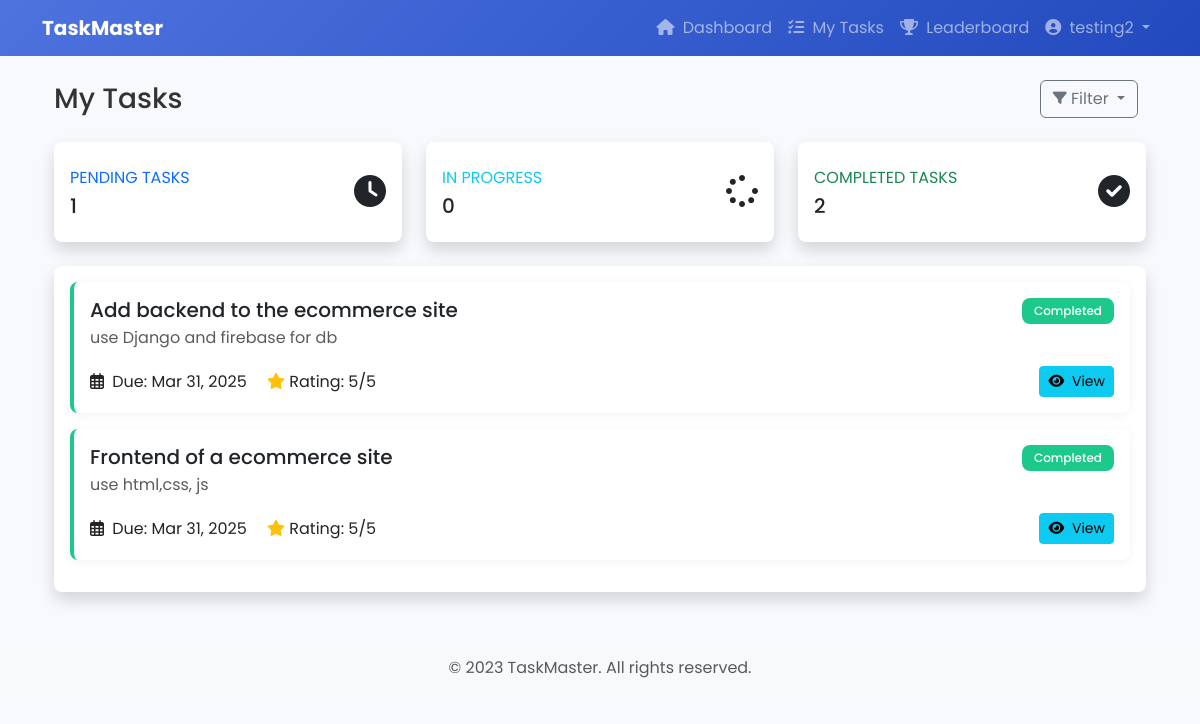
Page /my-tasks/?status=completed (signed in) on the committed database.
### myapp/models.py (models this page shows, shortened)
class CustomUser(AbstractUser):
    is_admin = models.BooleanField(default=False)
    points = models.IntegerField(default=0)
    rewards = models.IntegerField(default=0)

class Task(models.Model):
    STATUS_CHOICES = [
        ('pending', 'Pending'),
        ('in_progress', 'In Progress'),
        ('completed', 'Completed'),
        ('verified', 'Verified'),
    ]
    title = models.CharField(max_length=200)
    description = models.TextField()
    created_by = models.ForeignKey(CustomUser, on_delete=models.CASCADE, related_name='created_tasks')
    assigned_to = models.ForeignKey(CustomUser, on_delete=models.CASCADE, related_name='assigned_tasks')
    created_at = models.DateTimeField(auto_now_add=True)
    updated_at = models.DateTimeField(auto_now=True)
    due_date = models.DateTimeField()
    status = models.CharField(max_length=20, choices=STATUS_CHOICES, default='pending')
    rating = models.IntegerField(
        null=True,
        blank=True,
        validators=[MinValueValidator(1), MaxValueValidator(5)]
    )
    admin_notes = models.TextField(null=True, blank=True)
    tracker = FieldTracker()  # For tracking field changes

### myapp/views.py (the view)
# urls.py: path('my-tasks/', user_tasks, name='user_tasks'),
@login_required
def user_tasks(request):
    user = request.user
    tasks = user.assigned_tasks.all().order_by('due_date')
    status_filter = request.GET.get('status')
    if status_filter and status_filter != 'all':
        if status_filter == 'completed':
            tasks = tasks.filter(status__in=['completed', 'verified'])
        else:
            tasks = tasks.filter(status=status_filter)
    task_counts = {
        'pending': user.assigned_tasks.filter(status='pending').count(),
        'in_progress': user.assigned_tasks.filter(status='in_progress').count(),
        'completed': user.assigned_tasks.filter(status__in=['completed', 'verified']).count(),
    }
    context = {
        'tasks': tasks,
        'task_counts': task_counts,
        'user': user,
        'status_filter': status_filter if status_filter else 'all'
    }
    return render(request, 'myapp/user_tasks.html', context)

### myapp/templates/myapp/user_tasks.html (shortened to what this page needs)
{% extends "myapp/base_user.html" %}
{% load static %}
{% block content %}
<div class="container-fluid">
    <div class="d-flex justify-content-between align-items-center mb-4">
        <h1 class="h3 mb-0 text-gray-800">My Tasks</h1>
        <div class="d-flex">
            <div class="dropdown me-2">
                <button class="btn btn-outline-secondary dropdown-toggle" type="button"
                        id="filterDropdown" data-bs-toggle="dropdown" aria-expanded="false">
                    <i class="fas fa-filter fa-sm"></i> Filter
                </button>
            </div>
        </div>
    </div>
    <div class="row">
        <div class="col-md-4 mb-4">
            <div class="card border-left-primary shadow h-100 py-2">
                <div class="card-body">
                    <div class="row no-gutters align-items-center">
                        <div class="col mr-2">
                            <div class="text-xs font-weight-bold text-primary text-uppercase mb-1">
                                Pending Tasks</div>
                            <div class="h5 mb-0 font-weight-bold text-gray-800">{{ task_counts.pending }}</div>
                        </div>
                        <div class="col-auto">
                            <i class="fas fa-clock fa-2x text-gray-300"></i>
                        </div>
                    </div>
                </div>
            </div>
        </div>
        <div class="col-md-4 mb-4">
            <div class="card border-left-info shadow h-100 py-2">
                <div class="card-body">
                    <div class="row no-gutters align-items-center">
                        <div class="col mr-2">
                            <div class="text-xs font-weight-bold text-info text-uppercase mb-1">
                                In Progress</div>
                            <div class="h5 mb-0 font-weight-bold text-gray-800">{{ task_counts.in_progress }}</div>
                        </div>
                        <div class="col-auto">
                            <i class="fas fa-spinner fa-2x text-gray-300"></i>
                        </div>
                    </div>
                </div>
            </div>
        </div>
        <div class="col-md-4 mb-4">
            <div class="card border-left-success shadow h-100 py-2">
                <div class="card-body">
                    <div class="row no-gutters align-items-center">
                        <div class="col mr-2">
                            <div class="text-xs font-weight-bold text-success text-uppercase mb-1">
                                Completed Tasks</div>
                            <div class="h5 mb-0 font-weight-bold text-gray-800">{{ task_counts.completed }}</div>
                        </div>
                        <div class="col-auto">
                            <i class="fas fa-check-circle fa-2x text-gray-300"></i>
                        </div>
                    </div>
                </div>
            </div>
        </div>
    </div>
    <div class="card shadow mb-4">
        <div class="card-body">
            {% if tasks %}
                {% for task in tasks %}
                <div class="task-card mb-3 p-3 task-{{ task.status }}">
                    <div class="d-flex justify-content-between align-items-start mb-2">
                        <div>
                            <h5 class="mb-1">{{ task.title }}</h5>
                            <p class="text-muted mb-2">{{ task.description|truncatechars:120 }}</p>
                        </div>
                        <span class="task-status status-{{ task.status }}">
                            {{ task.get_status_display }}
                        </span>
                    </div>
                    <div class="d-flex justify-content-between align-items-center">
                        <div>
                            <span class="task-due {% if task.is_overdue %}overdue{% endif %}">
                                <i class="far fa-calendar-alt me-1"></i>
                                Due: {{ task.due_date|date:"M d, Y" }}
                            </span>
                            {% if task.rating %}
                            <span class="ms-3">
                                <i class="fas fa-star text-warning"></i>
                                Rating: {{ task.rating }}/5
                            </span>
                            {% endif %}
                        </div>
                        <div class="task-actions">
                            <button class="btn btn-sm btn-info view-task-btn"
                                    data-task-id="{{ task.id }}"
                                    data-task-title="{{ task.title }}"
                                    data-task-description="{{ task.description }}"
                                    data-task-status="{{ task.status }}"
                                    data-task-status-display="{{ task.get_status_display }}"
                                    data-task-assigned-to="{{ task.assigned_to.username }}"
                                    data-task-created="{{ task.created_at|date:'M d, Y H:i' }}"
                                    data-task-due="{{ task.due_date|date:'M d, Y H:i' }}"
                                    data-task-rating="{{ task.rating|default:0 }}"
                                    data-task-is-overdue="{% if task.is_overdue %}true{% else %}false{% endif %}"
                                    data-start-url="{% url 'start_task' task.id %}"
                                    data-complete-url="{% url 'complete_task' task.id %}">
                                <i class="fas fa-eye me-1"></i> View
                            </button>
                        </div>
                    </div>
                </div>
                {% endfor %}
            {% else %}
                <div class="text-center py-5">
                    <i class="fas fa-tasks fa-3x text-gray-300 mb-3"></i>
                    <h5 class="text-gray-500">No tasks assigned</h5>
                    <p>You don't have any tasks assigned to you yet.</p>
                </div>
            {% endif %}
        </div>
    </div>
</div>
{% endblock %}

### myapp/templates/myapp/base_user.html (shortened to what this page needs)
{% load static %}
<!DOCTYPE html>
<html lang="en">
<head>
    <link href="https://cdn.jsdelivr.net/npm/bootstrap@5.3.0/dist/css/bootstrap.min.css" rel="stylesheet">
    <link rel="stylesheet" href="https://cdnjs.cloudflare.com/ajax/libs/font-awesome/6.0.0/css/all.min.css">
    <link rel="stylesheet" href="{% static 'css/user.css' %}">
</head>
<body>
    <nav class="navbar navbar-expand-lg navbar-dark bg-gradient-primary">
        <div class="container">
            <a class="navbar-brand fw-bold" href="{% url 'user_dashboard' %}">TaskMaster</a>
            <div class="collapse navbar-collapse" id="navbarNav">
                <ul class="navbar-nav ms-auto">
                    <li class="nav-item">
                        <a class="nav-link" href="{% url 'user_dashboard' %}">
                            <i class="fas fa-home me-1"></i> Dashboard
                        </a>
                    </li>
                    <li class="nav-item">
                        <a class="nav-link" href="{% url 'user_tasks' %}">
                            <i class="fas fa-tasks me-1"></i> My Tasks
                        </a>
                    </li>
                    <li class="nav-item">
                        <a class="nav-link" href="{% url 'userleaderboard' %}">
                            <i class="fas fa-trophy me-1"></i> Leaderboard
                        </a>
                    </li>
                    <li class="nav-item dropdown">
                        <a class="nav-link dropdown-toggle" href="#" id="navbarDropdown" role="button" data-bs-toggle="dropdown">
                            <i class="fas fa-user-circle me-1"></i> {{ request.user.username }}
                        </a>
                    </li>
                </ul>
            </div>
        </div>
    </nav>
    <main class="container py-4">
        {% block content %}{% endblock %}
    </main>
    <footer class="bg-light text-center py-3">
        <div class="container">
            <p class="mb-0 text-muted">© 2023 TaskMaster. All rights reserved.</p>
        </div>
    </footer>
</body>
</html>

### static/css/user.css (style rules this page uses)
:root { --primary-color: #4e73df; --secondary-color: #f8f9fc; --success-color: #1cc88a; --info-color: #36b9cc; --warning-color: #f6c23e; --danger-color: #e74a3b; --light-color: #f8f9fa; --dark-color: #5a5c69; }
body { font-family: 'Poppins', sans-serif; background-color: #f8f9fc; color: #333; }
.bg-gradient-primary { background: linear-gradient(135deg, var(--primary-color) 0%, #224abe 100%); }
.card { border-radius: 0.5rem; border: none; box-shadow: 0 0.15rem 1.75rem 0 rgba(58, 59, 69, 0.15); }

### myapp/templates/myapp/user_tasks.html (style rules this page uses)
.task-card { border-radius: 0.5rem; box-shadow: 0 0.15rem 0.75rem rgba(0, 0, 0, 0.05); margin-bottom: 1rem; border-left: 4px solid; }
.task-completed { border-left-color: #1cc88a; }
.task-status { font-weight: 500; padding: 0.25rem 0.75rem; border-radius: 0.5rem; font-size: 0.75rem; }
.status-completed { background-color: #1cc88a; color: #fff; }
.task-actions .btn { padding: 0.25rem 0.5rem; font-size: 0.875rem; }

### rows in the picture
CustomUser: user.username "testing2"
Task: title "Add backend to the ecommerce site", description "use Django and firebase for db", status "Completed", due_date "Mar 31, 2025", rating "5"
Task: title "Frontend of a ecommerce site", description "use html,css, js", status "Completed", due_date "Mar 31, 2025", rating "5"

### other values in the picture
{{ task_counts.pending }} "1"
{{ task_counts.in_progress }} "0"
{{ task_counts.completed }} "2"
